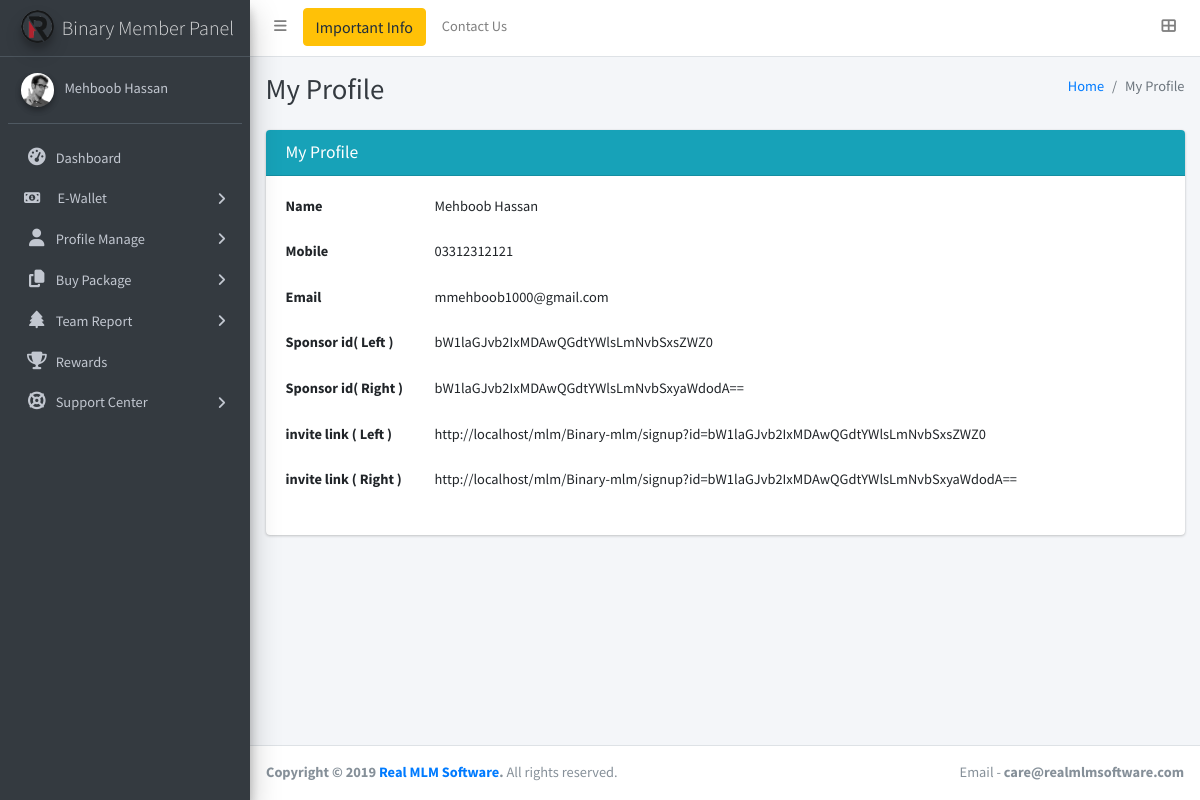
Screenshot of /user/profile.php (signed in) with the database file from the repository.
### tables this page shows
CREATE TABLE `users` (
  `id` int(11) NOT NULL,
  `fname` varchar(50) DEFAULT NULL,
  `lname` varchar(50) DEFAULT NULL,
  `email` text DEFAULT NULL,
  `pass` varchar(50) DEFAULT NULL,
  `phone` varchar(50) DEFAULT NULL,
  `sid` text DEFAULT NULL,
  `left_Sid` text DEFAULT NULL,
  `right_Sid` text DEFAULT NULL,
  `uname` varchar(50) DEFAULT NULL,
  `city` varchar(50) DEFAULT NULL,
  `country` varchar(50) DEFAULT NULL
);

### includes/db_config.php (called while the page is built, shortened)
<?php
    $base_url = "http://localhost/mlm/Binary-mlm/";
?>

### user/profile.php (the view, shortened to what this page needs)
<!DOCTYPE html>
<html>
<head><meta charset="utf-8" /><meta http-equiv="X-UA-Compatible" content="IE=edge" /><meta name="viewport" content="width=device-width, initial-scale=1" /><link rel="stylesheet" href="userCss/fontawesome-free-all.min.css" /><link rel="stylesheet" href="userCss/ionicons.min.css" /><link rel="stylesheet" href="userCss/tempusdominus-bootstrap-4.min.css" /><link rel="stylesheet" href="userCss/icheck-bootstrap.min.css" /><link rel="stylesheet" href="userCss/jqvmap.min.css" /><link rel="stylesheet" href="userCss/adminlte.min.css" /><link rel="stylesheet" href="userCss/OverlayScrollbars.min.css" /><link rel="stylesheet" href="userCss/daterangepicker.css" /><link rel="stylesheet" href="userCss/summernote-bs4.css" /><link href="https://fonts.googleapis.com/css?family=Source+Sans+Pro:300,400,400i,700" rel="stylesheet" />
<body class="hold-transition sidebar-mini layout-fixed">
    <form method="post" action="./profile.html" onsubmit="javascript:return WebForm_OnSubmit();" id="form1">
        <div class="wrapper">
            <nav class="main-header navbar navbar-expand navbar-white navbar-light">
                <ul class="navbar-nav">
                    <li class="nav-item">
                        <a class="nav-link" data-widget="pushmenu" href="#"><i class="fas fa-bars"></i></a>
                    </li>
                    <li class="nav-item d-none d-sm-inline-block">
                        <button type="button" class="btn btn-warning" data-toggle="modal" data-target="#modal-warning">
                            Important Info
                        </button>
                    </li>
                    <li class="nav-item d-none d-sm-inline-block">
                        <a href="contactus.html" class="nav-link">Contact Us</a>
                    </li>
                </ul>
                <ul class="navbar-nav ml-auto">
                    <li class="nav-item">
                        <a class="nav-link" data-widget="control-sidebar" data-slide="true" href="#">
                            <i class="fas fa-th-large"></i>
                        </a>
                    </li>
                </ul>
            </nav>
            <?php
            include "includes/sidebar.php" ?>
            <div class="content-wrapper">
    <div class="content-header">
        <div class="container-fluid">
            <div class="row mb-2">
                <div class="col-sm-6">
                    <h1 class="m-0 text-dark">My Profile</h1>
                </div>
                <div class="col-sm-6">
                    <ol class="breadcrumb float-sm-right">
                        <li class="breadcrumb-item"><a href="dashboard.html">Home</a></li>
                        <li class="breadcrumb-item active">My Profile</li>
                    </ol>
                </div>
            </div>
        </div>
    </div>
    <section class="content">
        <div class="container-fluid">
            <div class="card card-info color-palette-box">
                <div class="card-header">
                    <h3 class="card-title">My Profile</h3>
                </div>
                <div class="card-body">
                    <div class="row">
                        <div class="col-sm-12">
                               <div class="row form-group">
                                <label for="" class="col-sm-2">Name</label>
                                <div class="col-sm-10">
                                    <?php echo $user_name; ?>
                                </div>
                            </div>
                            <div class="row form-group">
                                <label for="" class="col-sm-2">Mobile</label>
                                <div class="col-sm-10">
                                    <?php echo $user_data['phone']; ?>
                                </div>
                            </div>
                            <div class="row form-group">
                                <label for="" class="col-sm-2">Email</label>
                                <div class="col-sm-10">
                                    <?php echo $user_data['email']; ?>
                                </div>
                            </div>
                            <div class="row form-group">
                                <label for="" class="col-sm-2">Sponsor id( Left )</label>
                                <div class="col-sm-10">
                                    <?php echo $user_data['left_Sid']; ?>
                                </div>
                            </div>
                            <div class="row form-group">
                                <label for="" class="col-sm-2">Sponsor id( Right )</label>
                                <div class="col-sm-10">
                                    <?php echo $user_data['right_Sid']; ?>
                                </div>
                            </div>
                              <div class="row form-group">
                                <label for="" class="col-sm-2">invite link ( Left )</label>
                                <div class="col-sm-10">
                                    <?php echo $base_url."signup?id=".$user_data['left_Sid']; ?>
                                </div>
                            </div>
                            <div class="row form-group">
                                <label for="" class="col-sm-2">invite link ( Right )</label>
                                <div class="col-sm-10">
                                    <?php echo $base_url."signup?id=".$user_data['right_Sid']; ?>
                                </div>
                            </div>
                        </div>
                    </div>
                </div>
            </div>
        </div>
    </section>
            </div>
            <footer class="main-footer">
                <strong>Copyright &copy; 2019 <a href="https://www.realmlmsoftware.com">Real MLM Software</a>.</strong>
                All rights reserved.
    <div class="float-right d-none d-sm-inline-block">
        Email - <b>care@realmlmsoftware.com</b>
    </div>
            </footer>
        </div>
    <link rel="stylesheet" href="https://cdnjs.cloudflare.com/ajax/libs/bootstrap-datepicker/1.6.4/css/bootstrap-datepicker.css" type="text/css" />
</body>
</html>

### user/includes/sidebar.php (shortened to what this page needs)
      <?php
  include "../includes/db_config.php";
  $email = $_SESSION['email'];
  $result = mysqli_query($conn , "SELECT * FROM users WHERE email = '$email'");
  $user_data = mysqli_fetch_array($result);
  $user_name = $user_data['fname'] . " " . $user_data['lname'];
?>
<aside class="main-sidebar sidebar-dark-primary elevation-4">
        <a href="dashboard.html" class="brand-link">
          <img
            src="userImages/RealMLMSoftware-Mono.png"
            alt="Company Logo"
            class="brand-image img-circle elevation-3"
            style="opacity: 0.8"
          />
          <span class="brand-text font-weight-light"
            >Binary Member Panel</span
          >
        </a>
        <div class="sidebar">
          <div class="user-panel mt-3 pb-3 mb-3 d-flex">
            <div class="image">
              <img
                src="userImages/user2-160x160.jpeg"
                class="img-circle elevation-2"
                alt="User Image"
              />
            </div>
            <div class="info">
              <a href="#" class="d-block"> <?php echo $user_name; ?></a>
            </div>
          </div>
          <nav class="mt-2">
            <ul
              class="nav nav-pills nav-sidebar flex-column"
              data-widget="treeview"
              role="menu"
              data-accordion="false"
            >
              <li class="nav-item">
                <a href="dashboard" class="nav-link">
                  <i class="nav-icon fa fa-tachometer-alt"></i>
                  Dashboard
                </a>
              </li>
              <li class="nav-item">
                <a href="e-wallet" class="nav-link">
                  <i class="fa fa-money"></i>
                  <p> &nbsp;&nbsp;&nbsp;&nbsp;&nbsp;E-Wallet</p><i class="fa fa-angle-right right"></i>
                </a>
              </li>
              <li class="nav-item has-treeview">
                <a href="#" class="nav-link">
                  <i class="nav-icon fa fa-user"></i>
                  <p>
                    Profile Manage
                    <i class="fa fa-angle-right right"></i>
                  </p>
                </a>
              </li>
              <li class="nav-item has-treeview">
                <a href="#" class="nav-link">
                  <i class="nav-icon fa fa-copy"></i>
                  <p>
                    Buy Package
                    <i class="fa fa-angle-right right"></i>
                  </p>
                </a>
              </li>
              <li class="nav-item has-treeview">
                <a href="#" class="nav-link">
                  <i class="nav-icon fa fa-tree"></i>
                  <p>
                    Team Report
                    <i class="fa fa-angle-right right"></i>
                  </p>
                </a>
              </li>
              <li class="nav-item">
                <a href="rewards" class="nav-link">
                  <i class="nav-icon fa fa-trophy"></i>
                  <p>Rewards</p>
                </a>
              </li>
              <li class="nav-item has-treeview">
                <a href="#" class="nav-link">
                  <i class="nav-icon fa fa-life-ring"></i>
                  <p>
                    Support Center
                    <i class="fa fa-angle-right right"></i>
                  </p>
                </a>
              </li>
            </ul>
          </nav>
        </div>
      </aside>

### rows the page displays
users: user_name "Mehboob Hassan", phone "03312312121", email "mmehboob1000@gmail.com", left_Sid "bW1laGJvb2IxMDAwQGdtYWlsLmNvbSxsZWZ0", right_Sid "bW1laGJvb2IxMDAwQGdtYWlsLmNvbSxyaWdodA=="

### other values shown
$base_url "http://localhost/mlm/Binary-mlm/"
